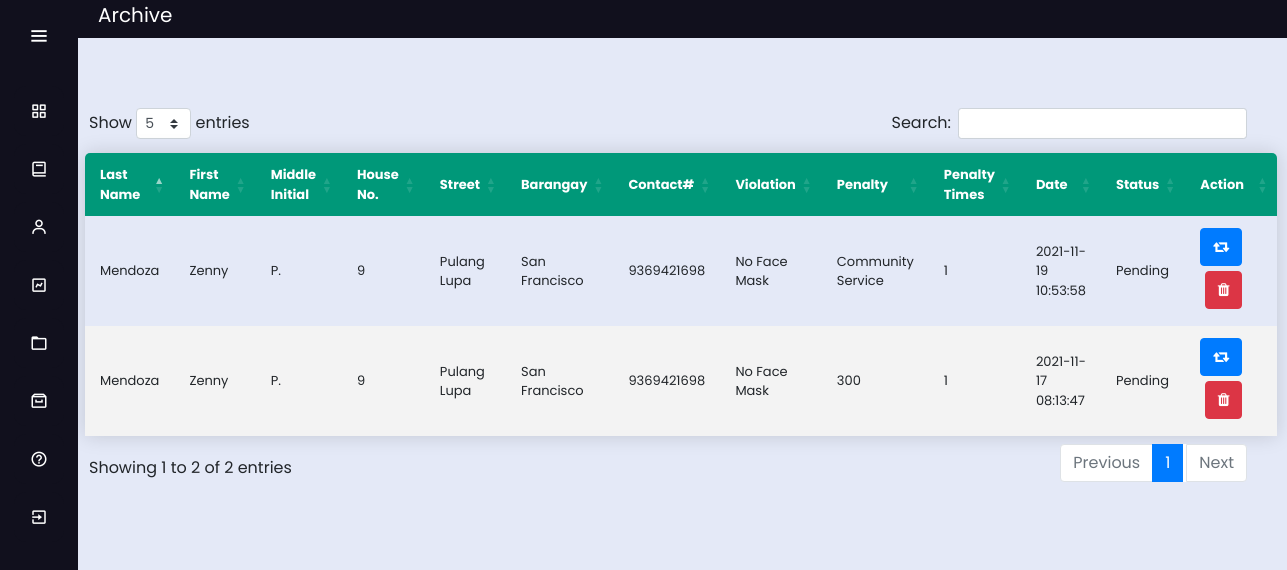
The app's page /sanfrancisco_archive with its own data.
### tables this page shows
CREATE TABLE archive(
	id INTEGER PRIMARY KEY AUTOINCREMENT,
	last_name TEXT NOT NULL,
	first_name TEXT NOT NULL,
	middle_name TEXT NOT NULL,
	house_number TEXT NOT NULL,
	street TEXT NOT NULL,
	barangay TEXT NOT NULL,
	contact int NOT NULL,
	violation TEXT NOT NULL,
	penalty TEXT NOT NULL,
	total_penalty INTEGER NOT NULL,
	date TEXT NOT NULL,
	status TEXT NOT NULL	

);

### app.py (the view)
@app.route('/sanfrancisco_archive')
def sanfrancisco_archive():
    conn = get_db_connection()
    sanfrancisco = conn.execute("SELECT * FROM archive where barangay='San Francisco'").fetchall()
    conn.close()
    return render_template('sanfrancisco_archive.html', sanfrancisco=sanfrancisco)

### app.py (called while the page is built)
def get_db_connection():
    conn = sqlite3.connect('database.db')
    conn.row_factory = sqlite3.Row
    return conn
    conn.close()
    c = conn.cursor()

### templates/sanfrancisco_archive.html (shortened to what this page needs)
<!DOCTYPE html>
<html lang="en" dir="ltr">
  <head>
    <link rel="stylesheet" href="../static/css/style5.css">
    <link href='https://unpkg.com/boxicons@2.0.7/css/boxicons.min.css' rel='stylesheet'>
    <link rel="stylesheet" type="text/css" href="{{ url_for('static', filename="css/style2.css") }}">
  <link rel="stylesheet" href="https://cdnjs.cloudflare.com/ajax/libs/font-awesome/4.7.0/css/font-awesome.min.css">
  <link rel="stylesheet" href="https://stackpath.bootstrapcdn.com/bootstrap/4.3.1/css/bootstrap.min.css">
  <link rel="stylesheet" type="text/css" href="https://cdn.datatables.net/1.10.23/css/dataTables.bootstrap4.min.css">
  <link rel="stylesheet" type="text/css" href="https://cdnjs.cloudflare.com/ajax/libs/twitter-bootstrap/4.5.2/css/bootstrap.css">
   </head>
<body>
 <div class="sidebar" >
    <div class="logo-details">
        <i class='bx bx-menu' id="btn" ></i>
    </div>
    <ul class="nav-list">
      <li>
        <a href="{{ url_for('sanfrancisco_dashboard') }}">
          <i class='bx bx-grid-alt'></i>
        </a>
      </li>
      <li>
       <a href="{{ url_for('sanfrancisco') }}">
         <i class='bx bx-book' ></i>
       </a>
     </li>
      <li>
       <a href="{{ url_for('sanfrancisco_service') }}">
         <i class='bx bx-user' ></i>
       </a>
     </li>
     <li>
       <a href="{{ url_for('sanfrancisco_chart') }}">
         <i class='bx bx-chart' ></i>
       </a>
     </li>
     <li>
       <a href="{{ url_for('sanfrancisco_logs') }}">
         <i class='bx bx-folder' ></i>
       </a>
     </li>
     <li>
       <a href="{{ url_for('sanfrancisco_archive') }}">
         <i class='bx bx-archive' ></i>
       </a>
     </li>
     <li>
       <a href="{{ url_for('sanfrancisco_guidelines') }}">
         <i class='bx bx-help-circle' ></i>
       </a>
     </li>
     <li>
       <a href="{{ url_for('login') }}">
         <i class='bx bx-exit' ></i>
       </a>
     </li>
    </ul>
  </div>
  <section class="home-section">
   <p style="background: #11101D; font-size: 20px; color: white;"> <label style="margin-left: 20px;">Archive</label><label style="float: right; margin-right: 20px;"></label>
      </p></br><br><br>
<div class="main" style="margin-left: 1px; margin-top: -90px;">
      <br>
   <input style="float: right; margin-right: 1280px; margin-top: px; font-weight: bold;" type="button" class="btn btn-xs btn-primary" value="Print Table" onclick="myApp.printTable()" />
  <br><br>
  <table class="content-table" id="example"  style="width: calc(100% - -30px); margin-left: -4px; font-size: 13px;">
  <thead style="background-color: ;">
  <tr >
    <th>Last Name</th>
    <th>First Name</th>
    <th>Middle Initial</th>
    <th>House No.</th>
    <th>Street</th>
    <th>Barangay</th>
    <th>Contact#</th>
    <th>Violation</th>
    <th>Penalty</th>
    <th>Penalty Times</th>
    <th>Date</th>
    <th>Status</th>
    <th width="110px">Action</th>
  </tr>
  </thead>
  {%for bb in sanfrancisco%}
  <tr>
  <td>{{bb['last_name']}}</td>
  <td>{{bb['first_name']}}</td>
  <td>{{bb['middle_name']}}</td>
  <td>{{bb['house_number']}}</td>
  <td>{{bb['street']}}</td>
    <td>{{bb['barangay']}}</td>
    <td>{{bb['contact']}}</td>
    <td>{{bb['violation']}}</td>
    <td>{{bb['penalty']}}</td>
    <td>{{bb['total_penalty']}}</td>
    <td>{{bb['date']}}</td>
    <td>{{bb['status']}}</td>
    <td>
      <center>
      <a href="{{url_for('restore', table="sfvl",last_name=bb['last_name'] ,first_name=bb['first_name'] ,middle_name=bb['middle_name'] ,house_number=bb['house_number'] ,street=bb['street'] ,barangay=bb['barangay'] ,contact=bb['contact'] ,violation=bb['violation'] ,penalty=bb['penalty'] ,total_penalty=bb['total_penalty'] ,date=bb['date'] ,status=bb['status'])}}" class="btn btn-xs btn-primary" title="Click to Restore" style="margin-bottom: 5px;" ><i class="fa fa-retweet" style="font-size: 15px;"></i></a>
      <a href="{{url_for('delete_perma', table="sfvl",last_name=bb['last_name'] ,first_name=bb['first_name'] ,middle_name=bb['middle_name'] ,house_number=bb['house_number'] ,street=bb['street'] ,barangay=bb['barangay'] ,contact=bb['contact'] ,violation=bb['violation'] ,penalty=bb['penalty'] ,total_penalty=bb['total_penalty'] ,date=bb['date'] ,status=bb['status'])}}" class="btn btn-xs btn-danger" title="Click to Delete" style="margin-bottom: 5px;" onClick="return confirm('Are you sure you want to remove this permanently?')"><i class="fa fa-trash" aria-hidden="true" style="font-size: 15px;" ></i></a>
      </center>
    </td>
  </tr>
  {%endfor%}
  </table>
  </div>
  </section>
</body>
</html>

### static/css/style5.css (style rules this page uses)
* { margin: 0; padding: 0; box-sizing: border-box; font-family: "Poppins" , sans-serif; }
.sidebar { position: fixed; left: 0; top: 0; height: 100%; width: 78px; background: #11101D; padding: 6px 14px; z-index: 99; transition: all 0.5s ease; }
.sidebar .logo-details { height: 60px; display: flex; align-items: center; position: relative; }
.sidebar .logo-details #btn { position: absolute; top: 50%; right: 0; transform: translateY(-50%); font-size: 22px; transition: all 0.4s ease; font-size: 23px; text-align: center; cursor: pointer; transition: all 0.5s ease; }
.sidebar i { color: #fff; height: 60px; min-width: 50px; font-size: 28px; text-align: center; line-height: 60px; }
.sidebar .nav-list { margin-top: 20px; height: 100%; }
.sidebar li { position: relative; margin: 8px 0; list-style: none; }
.sidebar li a { display: flex; height: 100%; width: 100%; border-radius: 12px; align-items: center; text-decoration: none; transition: all 0.4s ease; background: #11101D; }
.sidebar li i { height: 50px; line-height: 50px; font-size: 18px; border-radius: 12px; }
.home-section { position: relative; background: #E4E9F7; min-height: 100vh; top: 0; left: 78px; width: calc(100% - 78px); transition: all 0.5s ease; z-index: 2; }
.content-table { font-family: "Poppins" , sans-serif; border-collapse: collapse; margin: 25px 0; margin-top: 200px; font-size: 14px; min-width: 400px; border-radius: 5px 5px 0 0; overflow: hidden; box-shadow: 0 0 20px rgba(0, 0, 0, 0.15); margin-left: 20px; width: ; margin-top: -10px; width: calc(100% - 50px); }
.content-table thead tr { background-color: #009879; color: #ffffff; text-align: left; font-weight: bold; }
.content-table th, .content-table td { padding: 12px 15px; }
.content-table tbody tr { border-bottom: 1px solid #dddddd; }
.content-table tbody tr:nth-of-type(even) { background-color: #f3f3f3; }
.content-table tbody tr:last-of-type { border-bottom: 2px solid #009879; }

### static/css/style2.css (style rules this page uses)
body { margin:0px; padding: 0px; background-color:#1b203d; overflow: hidden; font-family: bernard; color: #1b203d; }
.main { margin-top: 50px; margin-left: 315px; margin-right: 30px; padding: 0px 10px; }
.btn { float: right; margin-right: 20px; }
table.dataTable thead .sorting:after, table.dataTable thead .sorting:before, table.dataTable thead .sorting_asc:after, table.dataTable thead .sorting_asc:before, table.dataTable thead .sorting_asc_disabled:after, table.dataTable thead .sorting_asc_disabled:before, table.dataTable thead .sorting_desc:after, table.dataTable thead .sorting_desc:before, table.dataTable thead .sorting_desc_disabled:after, table.dataTable thead .sorting_desc_disabled:before { bottom: .5em; }

### records on screen
archive: last_name "Mendoza", first_name "Zenny", middle_name "P.", house_number "9", street "Pulang Lupa", barangay "San Francisco", contact "9369421698", violation "No Face Mask", penalty "Community Service", total_penalty "1", date "2021-11-19 10:53:58", status "Pending"
archive: last_name "Mendoza", first_name "Zenny", middle_name "P.", house_number "9", street "Pulang Lupa", barangay "San Francisco", contact "9369421698", violation "No Face Mask", penalty "300", total_penalty "1", date "2021-11-17 08:13:47", status "Pending"
